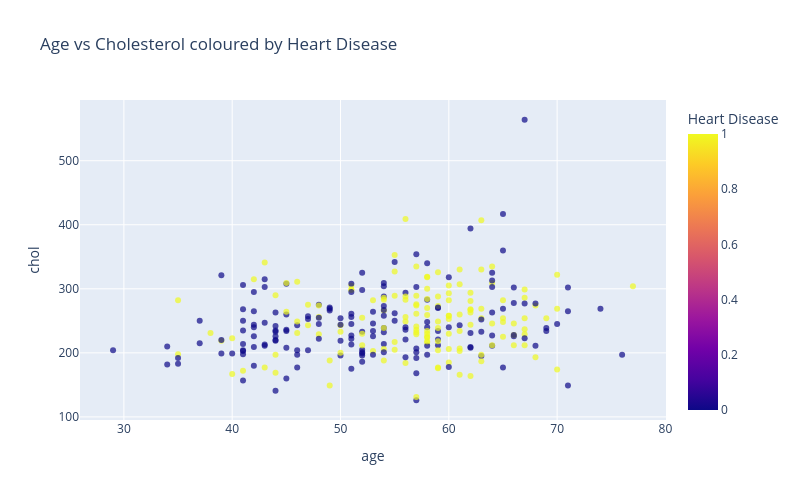

The notebook cell saved with this chart:
### Code cell
# --- Classification: Interactive plotly scatter ---
fig = px.scatter(df_class, x='age', y='chol', color='target',
                 title='Age vs Cholesterol coloured by Heart Disease',
                 labels={'target': 'Heart Disease'}, opacity=0.7,
                 color_discrete_map={0: '#2ecc71', 1: '#e74c3c'})
fig.update_layout(width=800, height=500)
fig.show()

### Figure 1 — Plotly figure (JSON) as saved in the notebook; plotly's stock layout.template omitted (floating-point values rounded to 4 significant figures; data arrays with more than 128 entries replaced by an {"elided": "..."} marker saying what was removed)
{"data": [{"hovertemplate": "age=%{x}<br>chol=%{y}<br>Heart Disease=%{marker.color}<extra></extra>", "legendgroup": "", "marker": {"color": {"elided": "297 int values"}, "coloraxis": "coloraxis", "opacity": 0.7, "symbol": "circle"}, "mode": "markers", "name": "", "orientation": "v", "showlegend": false, "type": "scatter", "x": {"elided": "297 float values"}, "xaxis": "x", "y": {"elided": "297 float values"}, "yaxis": "y"}], "layout": {"coloraxis": {"colorbar": {"title": {"text": "Heart Disease"}}, "colorscale": [[0, "#0d0887"], [0.1111, "#46039f"], [0.2222, "#7201a8"], [0.3333, "#9c179e"], [0.4444, "#bd3786"], [0.5556, "#d8576b"], [0.6667, "#ed7953"], [0.7778, "#fb9f3a"], [0.8889, "#fdca26"], [1, "#f0f921"]]}, "height": 500, "legend": {"tracegroupgap": 0}, "title": {"text": "Age vs Cholesterol coloured by Heart Disease"}, "width": 800, "xaxis": {"anchor": "y", "domain": [0, 1], "title": {"text": "age"}}, "yaxis": {"anchor": "x", "domain": [0, 1], "title": {"text": "chol"}}}}
